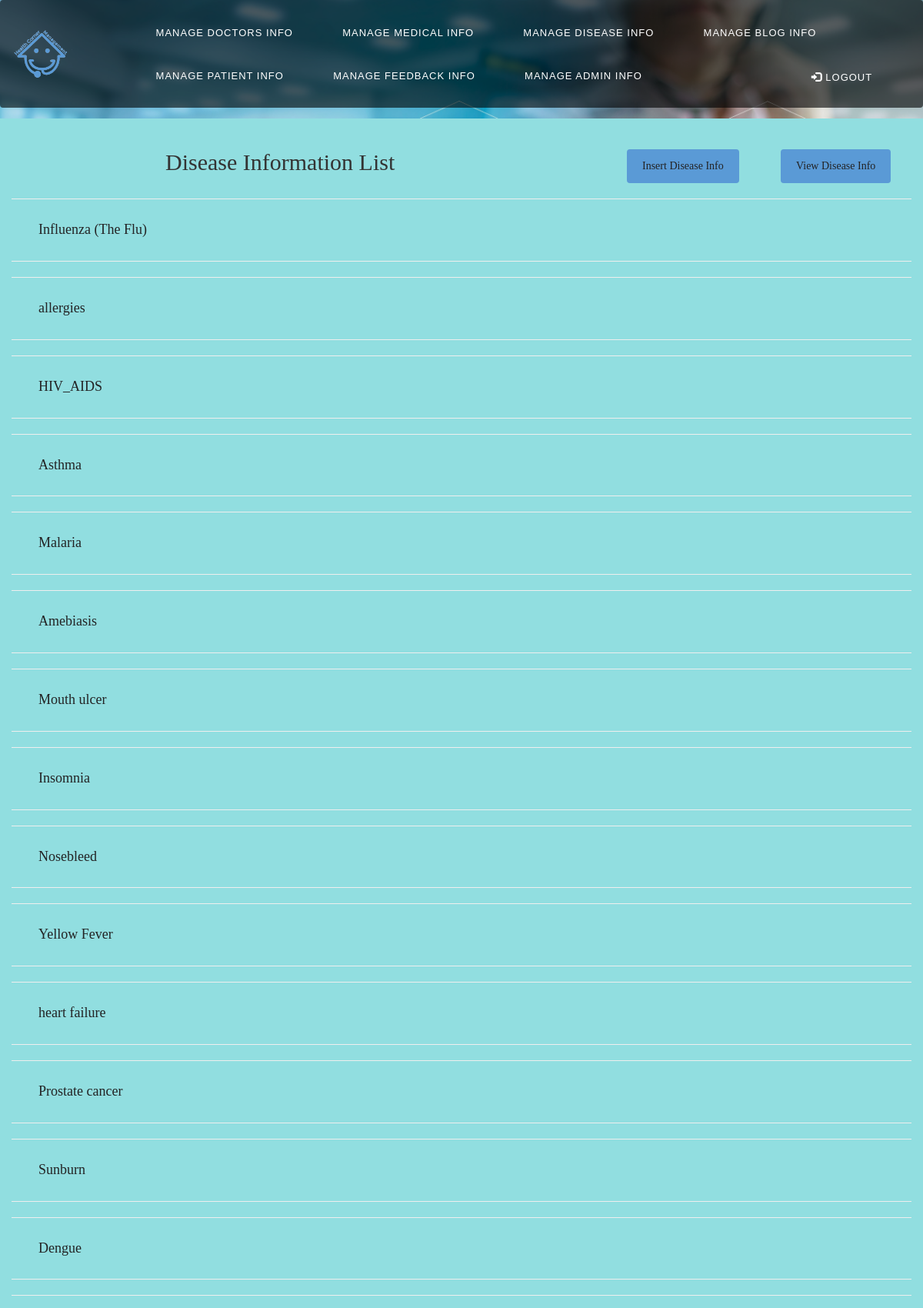
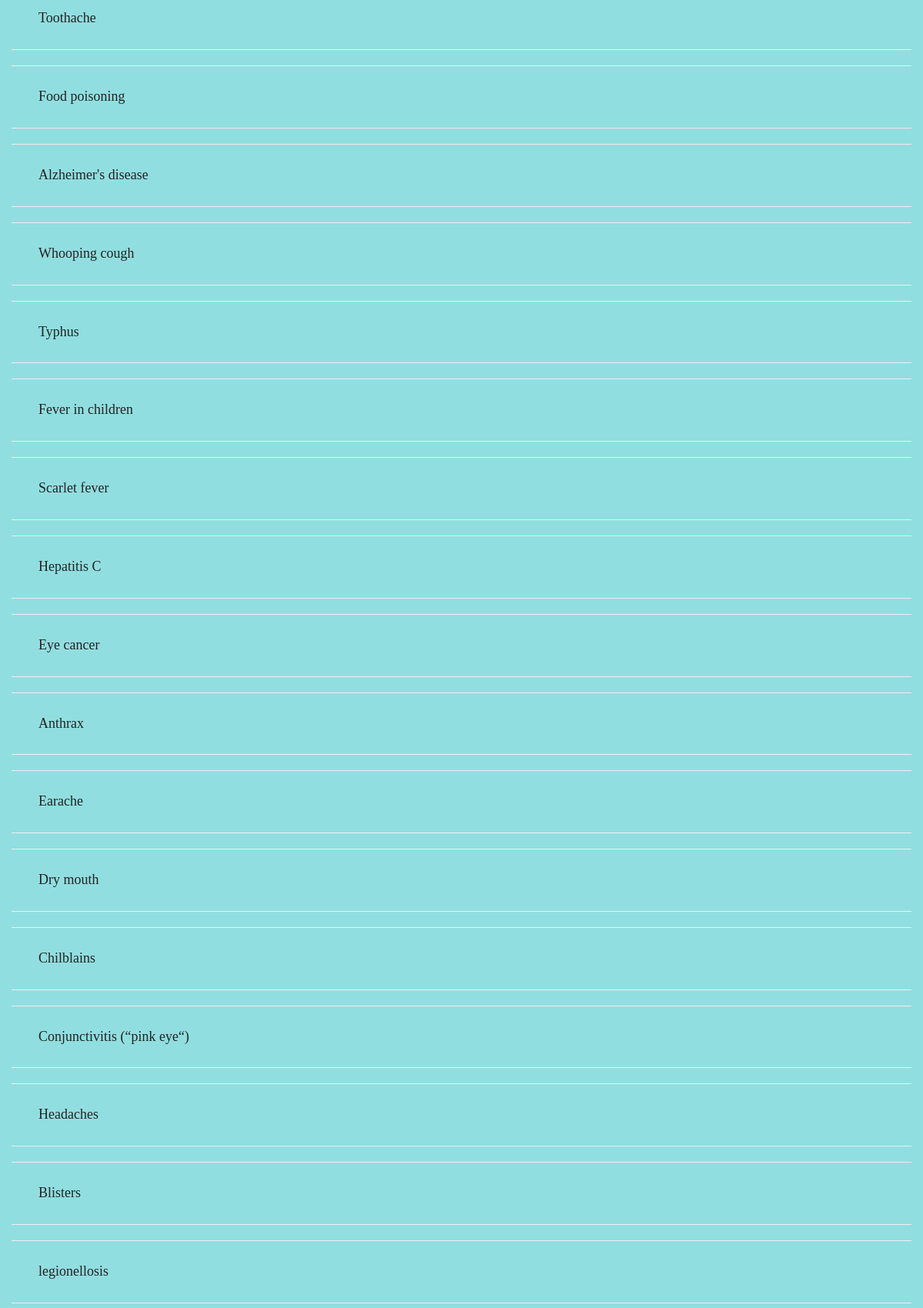
Screenshot of /admindiseaselist (upper part) with the database file from the repository (2 pictures, top to bottom).
### tables this page shows
CREATE TABLE "disease" (
	"disid"	INTEGER,
	"disname"	TEXT NOT NULL,
	"disdescription"	TEXT,
	"dissymptoms"	TEXT,
	"treatment"	TEXT,
	"disdate"	TEXT NOT NULL,
	"aid"	INTEGER NOT NULL,
	PRIMARY KEY("disid" AUTOINCREMENT),
	FOREIGN KEY("aid") REFERENCES "admin"("aid")
);

### server.py (the view)
@app.route('/admindiseaselist', methods=['GET','POST'])
def admindiseaselist():
    try:
        if request.method == 'GET':
            with get_connection() as con:
                cur = con.cursor()
                cur.execute("Select disid,disname from disease")
                diseaseinfo = cur.fetchall()
                return render_template('admindiseaselist.html', disinfo = diseaseinfo )
    except Exception as e:
        pass

### server.py (called while the page is built)
def get_connection():
   con = sqlite3.connect('HCwebsitedb.db')
   con.row_factory = sqlite3.Row
   return con

### templates/admindiseaselist.html
{% extends 'adminmedicallist.html' %}
{% block content %}
<div class="container-fluid"><br>
  <div class="row">
    <div class="col-md-2"></div>
    <div class="col-md-6"><h2>Disease Information List</h2></div>
    <div class="col-md-2">
      <a href="/admininsertdiseaseinfo"><button class="adminview">Insert Disease Info</button></a>
    </div>
    <div class="col-md-2">
      <a href="/admindiseaselist"><button class="adminview">View Disease Info</button></a>
    </div>
   </div>
   {% for diseaseinfo in disinfo %}
   <hr>
   <div class="row" style="margin-left: 20px;">
    <div class="col-md-12">
      <h4><a href="/admindiseaseinfo/{{diseaseinfo.disname}}:{{diseaseinfo.disid}}" class="list">{{diseaseinfo.disname}}</a></h4>
    </div>
   </div>
   <hr>
   {% endfor %}
<br></div>
{% endblock %}

### static/css/style.css (style rules this page uses)
body { background-color: #91DEE0; font-family: Cantata One; }
button.adminview { background-color: #5A9AD6; color: #232324; padding: 12px 20px; border: none; border-radius: 4px; cursor: pointer; margin-top: 20px; }
a.list { text-decoration: none; color: #232324; }

### rows the page displays
disease: disname "Influenza (The Flu)"
disease: disname "allergies"
disease: disname "HIV_AIDS"
disease: disname "Asthma"
disease: disname "Malaria"
disease: disname "Amebiasis"
disease: disname "Mouth ulcer"
disease: disname "Insomnia"
disease: disname "Nosebleed"
disease: disname "Yellow Fever"
disease: disname "heart failure"
disease: disname "Prostate cancer"
disease: disname "Sunburn"
disease: disname "Dengue"
disease: disname "Toothache"
disease: disname "Food poisoning"
disease: disname "Alzheimer's disease"
disease: disname "Whooping cough"
disease: disname "Typhus"
disease: disname "Fever in children"
disease: disname "Scarlet fever"
disease: disname "Hepatitis C"
disease: disname "Eye cancer"
disease: disname "Anthrax"
disease: disname "Earache"
disease: disname "Dry mouth"
disease: disname "Chilblains"
disease: disname "Conjunctivitis (“pink eye“)"
disease: disname "Headaches"
disease: disname "Blisters"
disease: disname "legionellosis"
